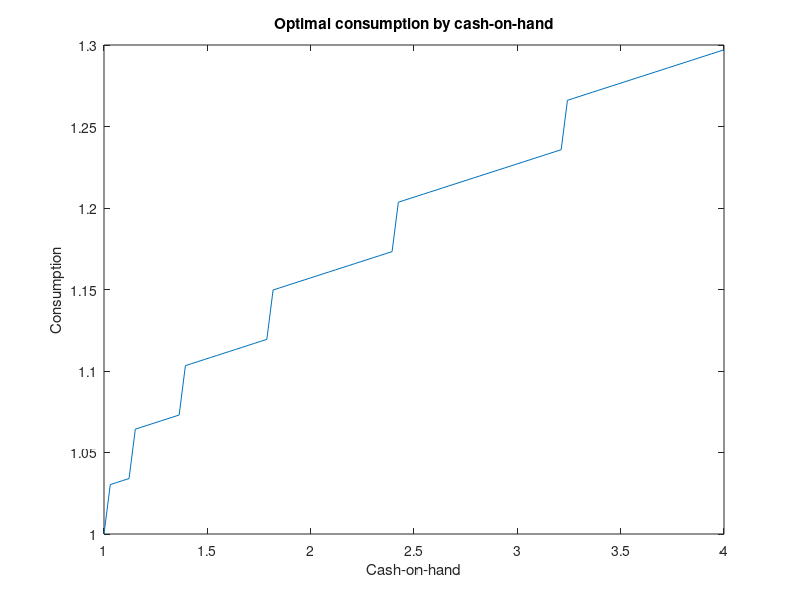
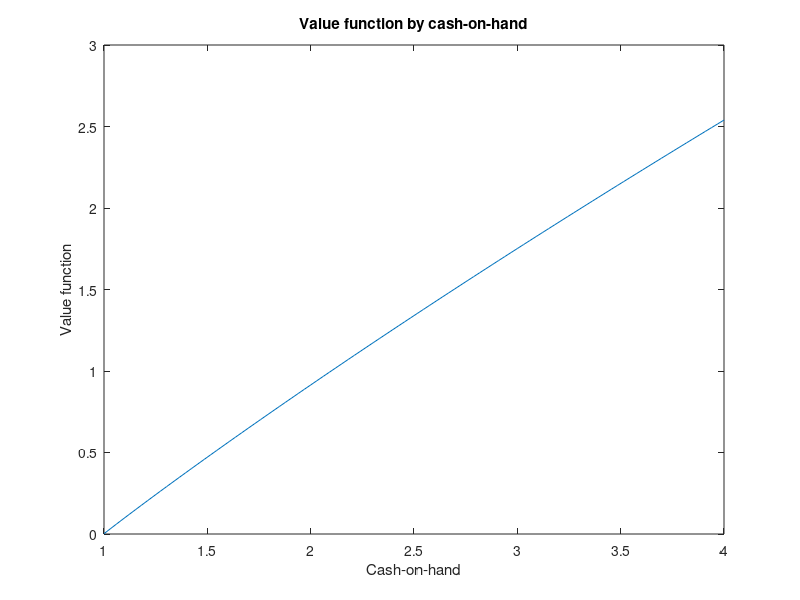
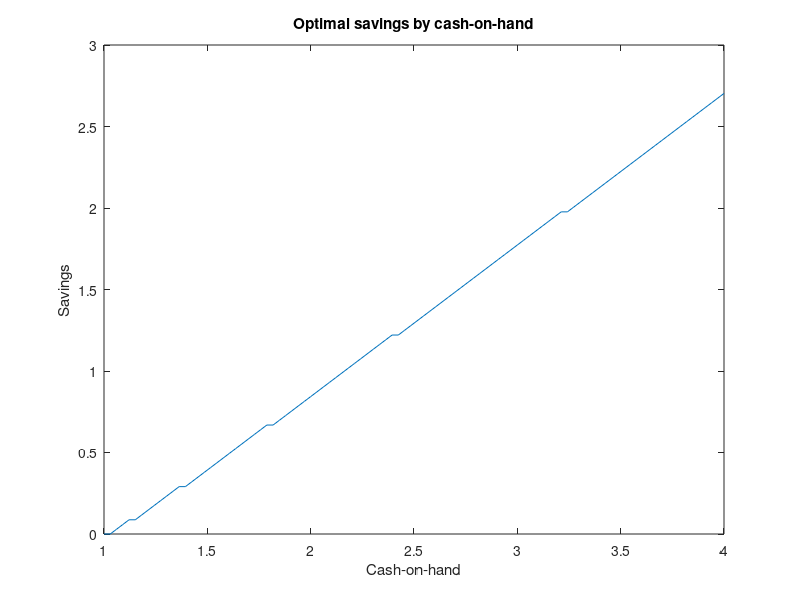

The MATLAB source for these figures, in order:
%% Clean up
clear, clc, close all % Do NOT use "clear all"

tic()

%% Define economic parameters
beta = 0.95;
r = 1.0/beta - 1.0 - 0.01;
y = 1.0;
c_min = 0.0001;
u =@(c) (c >= c_min).*log(c) + (c < c_min).*(-1.0e8);

%% Define solver parameters
N = 100;

%% Initialize vectors
X = linspace(1.0, 4.0, N)';
curr_V = ones(N, 1);
new_V  = curr_V;
optimal_c = zeros(N, 1);

%% The solver
iter = 0; iter_max = 1000; err = 1.0e10; err_tol = 1.0e-4;
while iter < iter_max && err > err_tol
    for i_x = 1:N
        x = X(i_x);
        % For a particular x, compute the right-hand-side of the
        %   Bellman equation for each possible choice x' in X.
        Bellman_rhs = u(x - (X - y)./(1.0+r)) + beta.*curr_V;

        % Identify the maximum and maximizer
        [maxim, index_maximizer] = max(Bellman_rhs);
        new_V(i_x) = maxim;
        optimal_xp = X(index_maximizer);
        optimal_c(i_x) = x - (optimal_xp - y)/(1+r);
    end
    % Prepare for next iteration
    err    = max(abs(new_V - curr_V));
    curr_V = new_V;
    iter = iter + 1;
end

toc()

%% Output results
fprintf("Number iterations to convergence: %i\n", iter)
fprintf("Final maximum error: %8.5g\n", err)

plot(X, optimal_c); xlabel("Cash-on-hand"); ylabel("Consumption")
title("Optimal consumption by cash-on-hand")
figure()
plot(X, curr_V); xlabel("Cash-on-hand"); ylabel("Value function")
title("Value function by cash-on-hand")

%  Compute saving decision and plot it
optimal_s = X - optimal_c;
figure()
plot(X, optimal_s); xlabel("Cash-on-hand"); ylabel("Savings")
title("Optimal savings by cash-on-hand")
